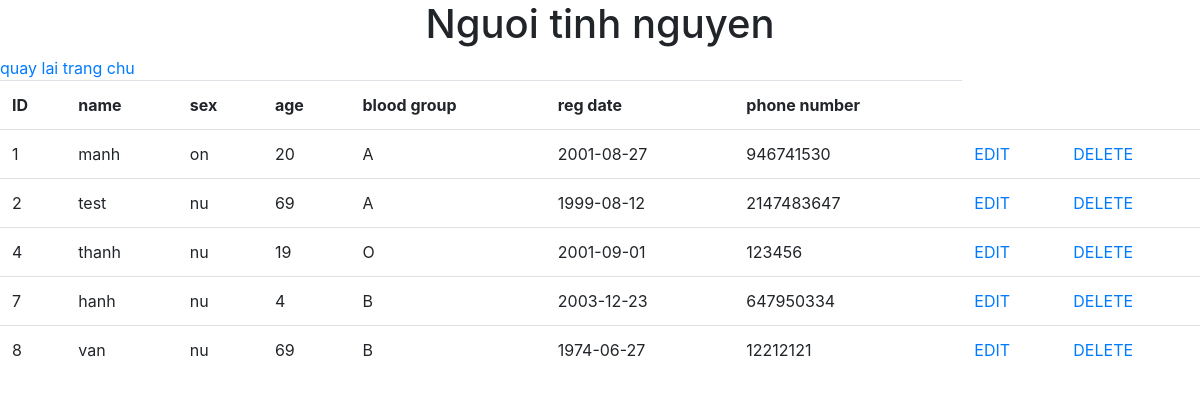
/details.php, run on the app's committed database.
### tables this page shows
CREATE TABLE `nguoitinhnguyen` (
  `bd_id` int(11) NOT NULL,
  `bd_name` varchar(30) NOT NULL,
  `bd_sex` varchar(5) NOT NULL,
  `bd_age` int(11) NOT NULL,
  `bd_bgroup` varchar(3) NOT NULL,
  `bd_reg_date` date NOT NULL,
  `bd_phone` int(11) NOT NULL
);

### details.php (the view, shortened to what this page needs)
<?php include('config.php') ?>
<!DOCTYPE html>
<html lang="en">
<head>
    <link rel="stylesheet" href="https://stackpath.bootstrapcdn.com/bootstrap/4.1.3/css/bootstrap.min.css">
</head>
<body>
    <h1 class="text-center"> Nguoi tinh nguyen</h1>
    <a href="<?php echo SITE_URL ?>">quay lai trang chu </a>
    <table class="table table-hover">
        <tr>
            <th scope="col">ID</th>
            <th scope="col">name </th>
            <th scope="col"> sex </th>
            <th scope="col"> age </th>
            <th scope="col"> blood group </th>
            <th scope="col"> reg date </th>
            <th scope="col"> phone number </th>
</tr>
    <?php
        $sql = 'SELECT * FROM nguoitinhnguyen';
        $res = mysqli_query($conn,$sql);
        while($row = mysqli_fetch_assoc($res)){
                $id = $row['bd_id'];
                $name = $row['bd_name'];
                $sex = $row['bd_sex'];
                $age = $row['bd_age'];
                $bgroup = $row['bd_bgroup'];
                $reg_date = $row['bd_reg_date'];
                $phone = $row['bd_phone'];
        ?>
        <tr>
        <td><?php echo $id ?></td>
        <td><?php echo $name ?></td>
        <td><?php echo $sex ?></td>
        <td><?php echo $age ?></td>
        <td style="text-transform: uppercase"><?php echo $bgroup ?></td>
        <td><?php echo $reg_date ?></td>
        <td><?php echo $phone ?></td>
        <td><a href="<?php echo SITE_URL.'/update.php?id='.$id?>">EDIT</a></td>
        <td><a href="<?php echo SITE_URL.'/delete.php?id='.$id?>">DELETE</a></td>
    </tr>
    <?php
        }
    ?>
</table>
</body>
</html>

### data on the page
nguoitinhnguyen: bd_id "1", bd_name "manh", bd_sex "on", bd_age "20", bd_bgroup "A", bd_reg_date "2001-08-27", bd_phone "946741530"
nguoitinhnguyen: bd_id "2", bd_name "test", bd_sex "nu", bd_age "69", bd_bgroup "A", bd_reg_date "1999-08-12", bd_phone "2147483647"
nguoitinhnguyen: bd_id "4", bd_name "thanh", bd_sex "nu", bd_age "19", bd_bgroup "O", bd_reg_date "2001-09-01", bd_phone "123456"
nguoitinhnguyen: bd_id "7", bd_name "hanh", bd_sex "nu", bd_age "4", bd_bgroup "B", bd_reg_date "2003-12-23", bd_phone "647950334"
nguoitinhnguyen: bd_id "8", bd_name "van", bd_sex "nu", bd_age "69", bd_bgroup "B", bd_reg_date "1974-06-27", bd_phone "12212121"
